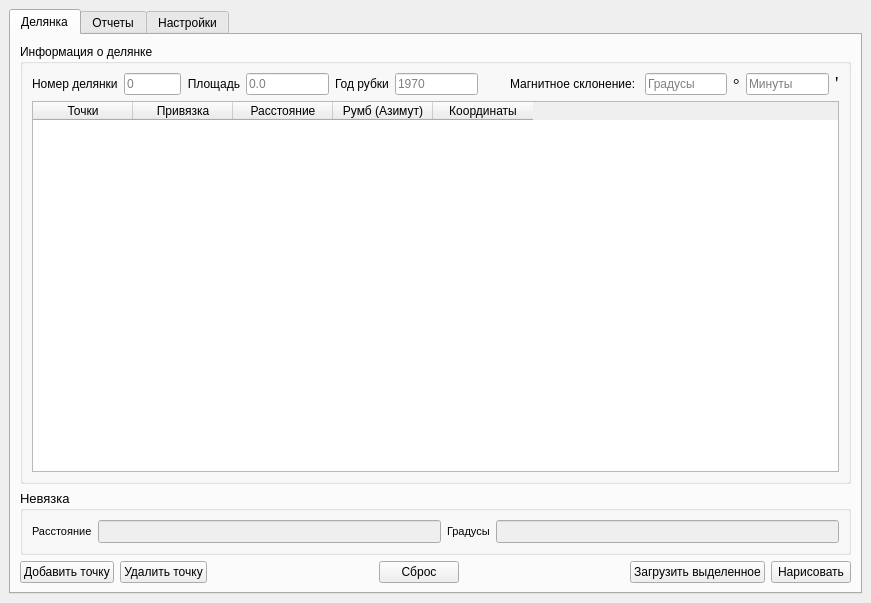
<?xml version="1.0" encoding="UTF-8"?>
<ui version="4.0">
 <class>PlotsDockWidgetBase</class>
 <widget class="QDockWidget" name="PlotsDockWidgetBase">
  <property name="geometry">
   <rect>
    <x>0</x>
    <y>0</y>
    <width>871</width>
    <height>603</height>
   </rect>
  </property>
  <property name="windowTitle">
   <string>Plots 2</string>
  </property>
  <widget class="QWidget" name="dockWidgetContents">
   <layout class="QGridLayout" name="gridLayout">
    <item row="0" column="1">
     <widget class="QTabWidget" name="tabWidget">
      <property name="currentIndex">
       <number>0</number>
      </property>
      <widget class="QWidget" name="tab">
       <attribute name="title">
        <string>Делянка</string>
       </attribute>
       <layout class="QGridLayout" name="gridLayout_2">
        <item row="3" column="3">
         <widget class="QGroupBox" name="groupBox_2">
          <property name="font">
           <font>
            <pointsize>10</pointsize>
           </font>
          </property>
          <property name="title">
           <string>Невязка</string>
          </property>
          <layout class="QHBoxLayout" name="horizontalLayout_3">
           <item>
            <layout class="QHBoxLayout" name="horizontalLayout_2">
             <item>
              <widget class="QLabel" name="label_difference_distance">
               <property name="font">
                <font>
                 <pointsize>8</pointsize>
                </font>
               </property>
               <property name="text">
                <string>Расстояние</string>
               </property>
              </widget>
             </item>
             <item>
              <widget class="QLineEdit" name="lineEdit_difference_distance">
               <property name="enabled">
                <bool>false</bool>
               </property>
              </widget>
             </item>
             <item>
              <widget class="QLabel" name="label_difference_degrees">
               <property name="font">
                <font>
                 <pointsize>8</pointsize>
                </font>
               </property>
               <property name="text">
                <string>Градусы</string>
               </property>
              </widget>
             </item>
             <item>
              <widget class="QLineEdit" name="lineEdit_difference_degrees">
               <property name="enabled">
                <bool>false</bool>
               </property>
               <property name="readOnly">
                <bool>true</bool>
               </property>
              </widget>
             </item>
            </layout>
           </item>
          </layout>
         </widget>
        </item>
        <item row="0" column="3">
         <widget class="QGroupBox" name="groupBox_3">
          <property name="title">
           <string>Информация о делянке</string>
          </property>
          <layout class="QGridLayout" name="gridLayout_6">
           <item row="1" column="0">
            <layout class="QGridLayout" name="gridLayout_3">
             <item row="1" column="6">
              <widget class="QLineEdit" name="lineEdit_areaPlot">
               <property name="placeholderText">
                <string>0.0</string>
               </property>
              </widget>
             </item>
             <item row="1" column="10">
              <widget class="QLineEdit" name="lineEdit_yearOfCutting">
               <property name="placeholderText">
                <string>1970</string>
               </property>
              </widget>
             </item>
             <item row="1" column="4" colspan="2">
              <widget class="QLabel" name="label_areaPlot">
               <property name="text">
                <string>Площадь</string>
               </property>
               <property name="alignment">
                <set>Qt::AlignRight|Qt::AlignTrailing|Qt::AlignVCenter</set>
               </property>
              </widget>
             </item>
             <item row="1" column="7" colspan="3">
              <widget class="QLabel" name="label_yearOfCutting">
               <property name="text">
                <string>Год рубки</string>
               </property>
              </widget>
             </item>
             <item row="1" column="2" colspan="2">
              <widget class="QLineEdit" name="lineEdit_numberPlot">
               <property name="sizePolicy">
                <sizepolicy hsizetype="Expanding" vsizetype="Fixed">
                 <horstretch>0</horstretch>
                 <verstretch>0</verstretch>
                </sizepolicy>
               </property>
               <property name="minimumSize">
                <size>
                 <width>0</width>
                 <height>0</height>
                </size>
               </property>
               <property name="placeholderText">
                <string>0</string>
               </property>
              </widget>
             </item>
             <item row="1" column="11">
              <spacer name="horizontalSpacer_3">
               <property name="orientation">
                <enum>Qt::Horizontal</enum>
               </property>
               <property name="sizeType">
                <enum>QSizePolicy::Minimum</enum>
               </property>
               <property name="sizeHint" stdset="0">
                <size>
                 <width>20</width>
                 <height>20</height>
                </size>
               </property>
              </spacer>
             </item>
             <item row="1" column="12">
              <widget class="QLabel" name="label_magDeclin">
               <property name="text">
                <string>Магнитное склонение: </string>
               </property>
               <property name="alignment">
                <set>Qt::AlignLeading|Qt::AlignLeft|Qt::AlignVCenter</set>
               </property>
              </widget>
             </item>
             <item row="1" column="0" colspan="2">
              <widget class="QLabel" name="label_numberPlot">
               <property name="sizePolicy">
                <sizepolicy hsizetype="Maximum" vsizetype="Ignored">
                 <horstretch>0</horstretch>
                 <verstretch>0</verstretch>
                </sizepolicy>
               </property>
               <property name="text">
                <string>Номер делянки</string>
               </property>
              </widget>
             </item>
             <item row="1" column="13">
              <widget class="QLineEdit" name="lineEdit_magDeclin_degrees">
               <property name="sizePolicy">
                <sizepolicy hsizetype="Expanding" vsizetype="Fixed">
                 <horstretch>0</horstretch>
                 <verstretch>0</verstretch>
                </sizepolicy>
               </property>
               <property name="maxLength">
                <number>3</number>
               </property>
               <property name="placeholderText">
                <string>Градусы</string>
               </property>
              </widget>
             </item>
             <item row="1" column="16">
              <widget class="QLabel" name="label_symbolMinutes">
               <property name="font">
                <font>
                 <family>Times New Roman</family>
                 <pointsize>14</pointsize>
                </font>
               </property>
               <property name="text">
                <string>'</string>
               </property>
               <property name="textFormat">
                <enum>Qt::AutoText</enum>
               </property>
              </widget>
             </item>
             <item row="1" column="14">
              <widget class="QLabel" name="label_symbolDegrees">
               <property name="font">
                <font>
                 <family>Times New Roman</family>
                 <pointsize>12</pointsize>
                </font>
               </property>
               <property name="text">
                <string>°</string>
               </property>
              </widget>
             </item>
             <item row="1" column="15">
              <widget class="QLineEdit" name="lineEdit_magDeclin_minutes">
               <property name="maxLength">
                <number>2</number>
               </property>
               <property name="placeholderText">
                <string>Минуты</string>
               </property>
              </widget>
             </item>
             <item row="2" column="0" colspan="17">
              <widget class="QTableWidget" name="tableWidget_points">
               <property name="sizePolicy">
                <sizepolicy hsizetype="Expanding" vsizetype="Minimum">
                 <horstretch>0</horstretch>
                 <verstretch>2</verstretch>
                </sizepolicy>
               </property>
               <property name="contextMenuPolicy">
                <enum>Qt::CustomContextMenu</enum>
               </property>
               <column>
                <property name="text">
                 <string>Точки</string>
                </property>
               </column>
               <column>
                <property name="text">
                 <string>Привязка</string>
                </property>
               </column>
               <column>
                <property name="text">
                 <string>Расстояние</string>
                </property>
               </column>
               <column>
                <property name="text">
                 <string>Румб (Азимут)</string>
                </property>
               </column>
               <column>
                <property name="text">
                 <string>Координаты</string>
                </property>
               </column>
              </widget>
             </item>
            </layout>
           </item>
          </layout>
          <zorder></zorder>
         </widget>
        </item>
        <item row="4" column="3">
         <layout class="QGridLayout" name="gridLayout_9">
          <item row="0" column="3">
           <widget class="QPushButton" name="pushButton_reset">
            <property name="text">
             <string>Сброс</string>
            </property>
           </widget>
          </item>
          <item row="0" column="6">
           <widget class="QPushButton" name="pushButton_draw">
            <property name="text">
             <string>Нарисовать</string>
            </property>
           </widget>
          </item>
          <item row="0" column="2">
           <spacer name="horizontalSpacer_2">
            <property name="orientation">
             <enum>Qt::Horizontal</enum>
            </property>
            <property name="sizeHint" stdset="0">
             <size>
              <width>40</width>
              <height>20</height>
             </size>
            </property>
           </spacer>
          </item>
          <item row="0" column="0">
           <widget class="QPushButton" name="pushButton_addPoint">
            <property name="text">
             <string>Добавить точку</string>
            </property>
           </widget>
          </item>
          <item row="0" column="5">
           <widget class="QPushButton" name="pushButton_loadPlot">
            <property name="text">
             <string>Загрузить выделенное</string>
            </property>
           </widget>
          </item>
          <item row="0" column="1">
           <widget class="QPushButton" name="pushButton_deletePoint">
            <property name="text">
             <string>Удалить точку</string>
            </property>
           </widget>
          </item>
          <item row="0" column="4">
           <spacer name="horizontalSpacer_4">
            <property name="orientation">
             <enum>Qt::Horizontal</enum>
            </property>
            <property name="sizeHint" stdset="0">
             <size>
              <width>40</width>
              <height>20</height>
             </size>
            </property>
           </spacer>
          </item>
         </layout>
        </item>
       </layout>
      </widget>
      <widget class="QWidget" name="tab_3">
       <attribute name="title">
        <string>Отчеты</string>
       </attribute>
       <layout class="QGridLayout" name="gridLayout_11">
        <item row="0" column="0" colspan="2">
         <layout class="QGridLayout" name="gridLayout_8">
          <item row="1" column="0" colspan="2">
           <widget class="QGroupBox" name="groupBox_6">
            <property name="title">
             <string>Координаты</string>
            </property>
            <layout class="QGridLayout" name="gridLayout_17">
             <item row="0" column="0">
              <layout class="QGridLayout" name="gridLayout_14">
               <item row="0" column="1">
                <widget class="QComboBox" name="comboBox_typeOfCoords">
                 <item>
                  <property name="text">
                   <string>Широта и долгота</string>
                  </property>
                 </item>
                 <item>
                  <property name="text">
                   <string>X и Y</string>
                  </property>
                 </item>
                </widget>
               </item>
               <item row="0" column="0">
                <widget class="QLabel" name="label">
                 <property name="text">
                  <string>Координаты в виде:</string>
                 </property>
                </widget>
               </item>
              </layout>
             </item>
            </layout>
           </widget>
          </item>
          <item row="3" column="1">
           <widget class="QPushButton" name="pushButton_maket4">
            <property name="text">
             <string>Приложение 4</string>
            </property>
           </widget>
          </item>
          <item row="0" column="0" colspan="2">
           <widget class="QGroupBox" name="groupBox_4">
            <property name="title">
             <string>Общая информация</string>
            </property>
            <layout class="QGridLayout" name="gridLayout_13">
             <item row="0" column="0" colspan="2">
              <layout class="QGridLayout" name="gridLayout_12">
               <item row="1" column="2">
                <widget class="QLineEdit" name="lineEdit_name"/>
               </item>
               <item row="0" column="0">
                <widget class="QLabel" name="label_organization">
                 <property name="text">
                  <string>Название организации:</string>
                 </property>
                </widget>
               </item>
               <item row="2" column="0">
                <widget class="QLabel" name="label_yearMaket">
                 <property name="text">
                  <string>Год</string>
                 </property>
                </widget>
               </item>
               <item row="0" column="2">
                <widget class="QLineEdit" name="lineEdit_organization"/>
               </item>
               <item row="1" column="0">
                <widget class="QLabel" name="label_name">
                 <property name="text">
                  <string>Имя приемщика:</string>
                 </property>
                </widget>
               </item>
               <item row="2" column="2">
                <widget class="QLineEdit" name="lineEdit_yearMaket"/>
               </item>
               <item row="3" column="0">
                <widget class="QLabel" name="label_nameSubject">
                 <property name="text">
                  <string>Наименование субъекта:</string>
                 </property>
                </widget>
               </item>
               <item row="3" column="2">
                <widget class="QLineEdit" name="lineEdit_nameSubject"/>
               </item>
              </layout>
             </item>
            </layout>
           </widget>
          </item>
          <item row="3" column="0">
           <widget class="QPushButton" name="pushButton_maket3">
            <property name="text">
             <string>Приложение 3</string>
            </property>
           </widget>
          </item>
          <item row="2" column="0">
           <spacer name="verticalSpacer">
            <property name="orientation">
             <enum>Qt::Vertical</enum>
            </property>
            <property name="sizeHint" stdset="0">
             <size>
              <width>20</width>
              <height>40</height>
             </size>
            </property>
           </spacer>
          </item>
         </layout>
        </item>
       </layout>
      </widget>
      <widget class="QWidget" name="tab_settings">
       <attribute name="title">
        <string>Настройки</string>
       </attribute>
       <layout class="QGridLayout" name="gridLayout_5">
        <item row="0" column="0">
         <layout class="QGridLayout" name="gridLayout_4">
          <item row="4" column="0" colspan="6">
           <spacer name="verticalSpacer_2">
            <property name="orientation">
             <enum>Qt::Vertical</enum>
            </property>
            <property name="sizeHint" stdset="0">
             <size>
              <width>20</width>
              <height>40</height>
             </size>
            </property>
           </spacer>
          </item>
          <item row="0" column="0">
           <widget class="QGroupBox" name="groupBox">
            <property name="title">
             <string>Отображения угла</string>
            </property>
            <layout class="QGridLayout" name="gridLayout_7">
             <item row="0" column="2">
              <widget class="QRadioButton" name="radioButton_azimuth">
               <property name="text">
                <string>Азимут</string>
               </property>
               <property name="checked">
                <bool>true</bool>
               </property>
              </widget>
             </item>
             <item row="1" column="2">
              <widget class="QRadioButton" name="radioButton_rumb">
               <property name="text">
                <string>Румб</string>
               </property>
              </widget>
             </item>
            </layout>
           </widget>
          </item>
          <item row="0" column="3" colspan="3">
           <spacer name="horizontalSpacer">
            <property name="orientation">
             <enum>Qt::Horizontal</enum>
            </property>
            <property name="sizeType">
             <enum>QSizePolicy::Minimum</enum>
            </property>
            <property name="sizeHint" stdset="0">
             <size>
              <width>40</width>
              <height>20</height>
             </size>
            </property>
           </spacer>
          </item>
          <item row="0" column="1">
           <widget class="QGroupBox" name="groupBox_snapping">
            <property name="title">
             <string>Прилипание</string>
            </property>
            <layout class="QGridLayout" name="gridLayout_10">
             <item row="0" column="0" colspan="2">
              <widget class="QCheckBox" name="checkBox_snap">
               <property name="text">
                <string>Прилипание</string>
               </property>
              </widget>
             </item>
            </layout>
           </widget>
          </item>
          <item row="0" column="2">
           <widget class="QGroupBox" name="groupBox_magnetAngle">
            <property name="title">
             <string>Магнитное склонение</string>
            </property>
            <layout class="QGridLayout" name="gridLayout_15">
             <item row="0" column="0">
              <widget class="QRadioButton" name="radioButton_magnetAngle">
               <property name="text">
                <string>Фиксировать</string>
               </property>
               <property name="checked">
                <bool>true</bool>
               </property>
              </widget>
             </item>
            </layout>
           </widget>
          </item>
          <item row="3" column="0">
           <widget class="QPushButton" name="pushButton_clearTrash">
            <property name="text">
             <string>Очистить мусор</string>
            </property>
           </widget>
          </item>
          <item row="1" column="0" rowspan="2">
           <widget class="QGroupBox" name="groupBox_5">
            <property name="title">
             <string>Не эксплутационная площадь</string>
            </property>
            <layout class="QGridLayout" name="gridLayout_16">
             <item row="0" column="0">
              <widget class="QCheckBox" name="checkBox_nep">
               <property name="text">
                <string>Не эксплутационная площадь</string>
               </property>
              </widget>
             </item>
            </layout>
           </widget>
          </item>
         </layout>
        </item>
       </layout>
      </widget>
     </widget>
    </item>
   </layout>
  </widget>
 </widget>
 <resources/>
 <connections/>
</ui>
